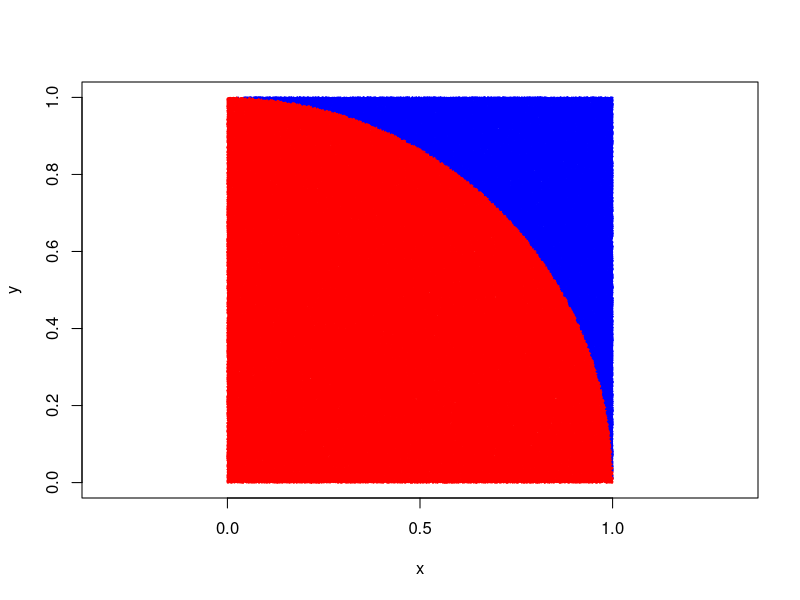
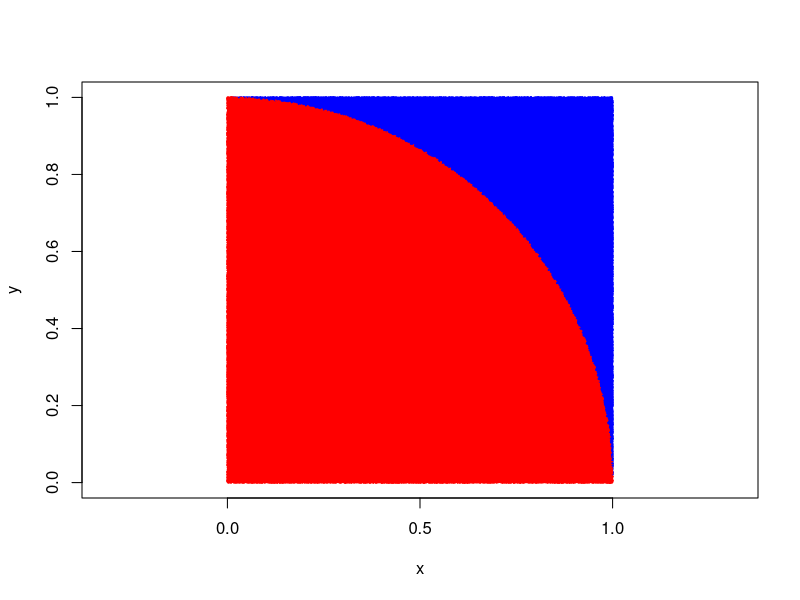
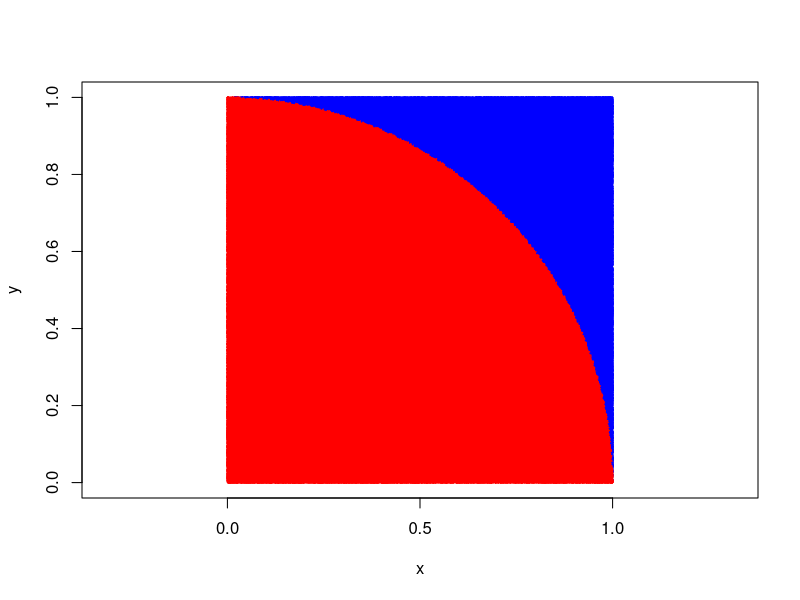

These charts were generated, in order, by the following R code:
# HW 2 Pi Estimation
# Schnat Rattanasombatpaibul 65011521

options(scipen=999) 
# options(scipen = x) set the penalty for switching to scientific notation.
# In this case, I set it to 999 to disable the use of scientific notation 
# for most of the value.

my.pi <- function(n){ # create a function named "my.pi" which takes a parameter "n". 
  
  set.seed(521)
  # set.seed allows me to control randomness and obtain the same 
  # random result every time i run the code with the same seed.
  
  x = runif(n, min = 0, max = 1)
  # the variable "x" is assigned with runif() function that 
  # return numeric vector of size n which has upper bound of 1(exclusive)
  # and lower bound of 0 (inclusive).
  # In this case the value of each n can't be more than or equal to 1
  # and can't be lower than 0.
  
  y = runif(n)
  # the variable "y" is also assigned with runif() function; however,
  # it does not have the parameter min nor max ,so the min and max will
  # be set to it default value which is min = 0 and max = 1.
  
  # By doing this x and y will contain only the value inside the 1 unit square
  
  r = sqrt((x^2)+(y^2))
  # the variable "r" is assigned with the numeric vector of result of 
  # square root of x square plus y square which ,according to Pythagorean theorem,
  # is the value of the Euclidean distance between point (0,0) and point (x,y).
  
  num.circle.dots = sum(r<=1)
  # the variable "num.circle.dots" is assigned with sum() function that add up all the value 
  # of each element in "r" vector when compared with 1.
  # To make it more clear, if an element's value is equal to or less than 1 it will add 1 which means TRUE; 
  # if an element's value is more than 1 it will add 0 which means FALSE.
  
  # By doing this the num.circle.dots will contain all number of dots that are inside 1 unit circle. 
  
  num.square.dots = n
  # the variable "num.square.dots" is assigned with value n, which is all the dot we want to plot.
  
  ratio = num.circle.dots/num.square.dots
  # the variable "ratio" is assigned with the result of "num.circle.dots" divided by "num.square.dots" 
  
  estimated.pi = 4 * ratio
  # the variable "estimated.pi" is assigned with the result of 4 multiply by "ratio".
  
  difference = abs(3.14159 - estimated.pi)
  # To find the difference between my estimated pi and given value of pi, 
  # I assigned the variable "difference" with the absolute value of the result of that difference.
  
  cat("No. of dots = ", n, " Estimated pi value = ", estimated.pi, "\n")
  # It prints the number of input dot(s) and estimated pi value from variable "estimated.pi" followed by newline.
  
  cat("The Difference = ",difference)
  # It prints the value of variable "difference".
  
  plot(x, y, col = ifelse(r<=1,"red","blue"),asp = 1, pch = 20, cex = 0.1)
  # the function plot will plot the graph according with the parameter it takes.
  # Each element from vector x and y will determine the position of where to plot each dot (x,y).
  # col will set the color of each dot (In this case, if r of the dot is more than 1, the color is blue and else is red).
  # asp is the aspect ratio (In this case, the x-axis and y-axis will be equal, because the ratio is 1 (1:1)).
  # pch will set the character that display in the plots (In this case, it will displayed small color-filled circle).
  # cex will determine the size of the each dot.
}

my.pi(500000)  # When the number of dots is 500000, the estimated pi value is 3.144256 and the difference to the given pi value is 0.002666.

my.pi(1000000) # When the number of dots is 1000000, the estimated pi value is 3.1429 and the difference to the given pi value is 0.00131.

my.pi(2000000) # When the number of dots is 2000000, the estimated pi value is 3.142286 and the difference to the given pi value is 0.000696.

# In conclusion, when the number of dots is higher ,the estimated pi value is getting gradually closer to 3.14159. Also the difference between given pi
# and estimated pi is smaller which means that the number of randomly generated points improves the accuracy of the estimation for pi.

